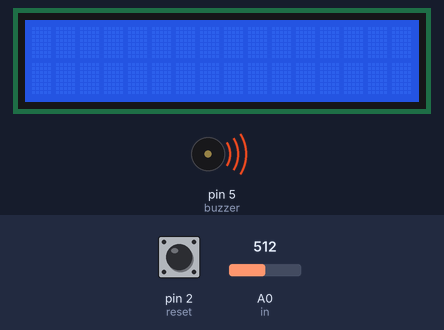
Simulated run of this sketch. Board: Arduino Uno, built with avr-gcc and run on an emulated ATmega328P. On the bench: 16×2 character LCD, buzzer (waves = sounding, pin HIGH). The test bench sets the inputs (shaded band); at power-on: A0 (in) = 512, pin 2 (reset) LOW. What the sketch prints to the serial monitor is not drawn.

Above: at 1.2 s.
1.3 s: A0 (in) set to 7
2.8 s: A0 (in) set to 4
At 4.3 s:
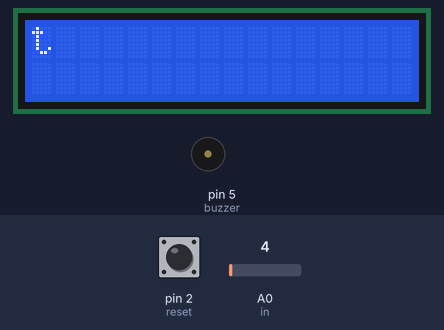
4.8 s: A0 (in) set to 26
At 5.5 s:
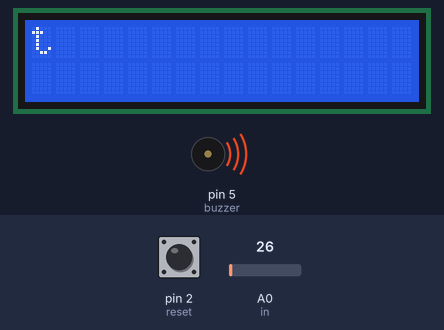
6.3 s: A0 (in) set to 0
At 8.0 s:
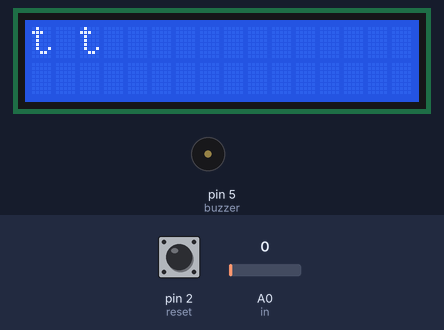
8.3 s: pin 2 (reset) pulled HIGH for 0.15 s
At 9.2 s:
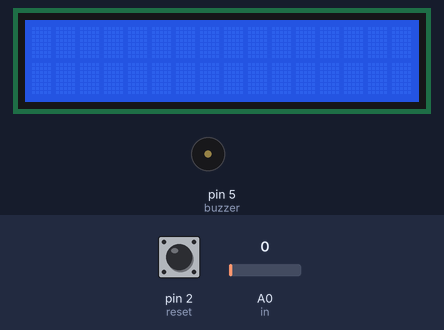
Timing chart, 0 to 11.3 s (numbered marks = the images above; inputs shaded):
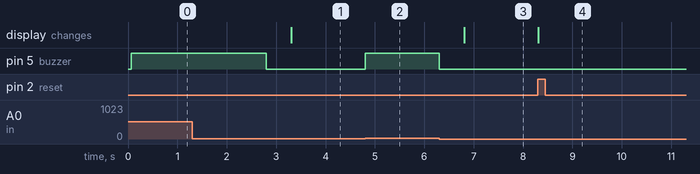

The sketch:

LCD_MorseCode.ino
```cpp
// LCD MORSE

#include <LiquidCrystal.h>
int rs=7;
int en=8;
int d4=9;
int d5=10;
int d6=11;
int d7=12;
LiquidCrystal lcd(rs, en, d4, d5, d6, d7);
int CURSOR_POSITION=0;
int ROW=0;

// TODO:
//    [x] dictionary pulses to letters
//    [x] print to LCD
//    [x] overflow LCD 1st line to next
//    [x] automatically clear 1st line if 2nd is filled?
//    [] implement reset button
//    [] buzzer? (optional)
//    [x] circuit diagram


int in = A0;
int reset = 2;
String chr = "";
int buzzer = 5;

struct Map {
  String key;
  String value;
};

Map morse[] = {
  {".-", "a"},
  {"-...", "b"},
  {"-.-.", "c"},
  {"-..", "d"},
  {".", "e"},
  {"..-.", "f"},
  {"--.", "g"},
  {"....", "h"},
  {"..", "i"},
  {".---", "j"},
  {"-.-", "k"},
  {".-..", "l"},
  {"--", "m"},
  {"-.", "n"},
  {"---", "o"},
  {".--.", "p"},
  {"--.-", "q"},
  {".-.", "r"},
  {"...", "s"},
  {"-", "t"},
  {"..-", "u"},
  {"...-", "v"},
  {".--", "w"},
  {"-..-", "x"},
  {"-.--", "y"},
  {"--..", "z"},
};

String getValue(String key) {
  for (int i = 0; i < sizeof(morse) / sizeof(Map); i++) {
    if (morse[i].key == key) {
      return morse[i].value;
    }
  }
  return ""; // Not found
}


void parsePulse(int start, int duration,int pulse){
  while (pulse){
    duration = millis() - start;
    pulse = (analogRead(in) > 5);
  }
  if(duration > 20 && duration < 200)
    chr += "."; // Serial.print(".");
  else if (duration >=200)
    chr += "-"; // Serial.print("-");
  Serial.print(duration);
}

void checkReset(){
  // Serial.print(digitalRead(reset));
  if(digitalRead(reset)>0){
    Serial.print(" Reset! ");
    resetLCD();
  }
}

void resetLCD(){
  lcd.clear();
  lcd.setCursor(0,ROW);
}


void setup() {
  lcd.begin(16,2);
  Serial.begin(9600);
  pinMode(A0,INPUT);
  pinMode(reset,INPUT);
  pinMode(buzzer,OUTPUT);
  Serial.println(""); // newline for fresh test
}

void loop() {
  int pulse = (analogRead(in) > 5);
  int spaceStart = millis();
  while (!pulse){
    pulse = (analogRead(in)> 5);
    digitalWrite(buzzer,LOW);
    checkReset();
    delay(5);
  }
  digitalWrite(buzzer,HIGH);
  int space = millis() - spaceStart;
  if (space > 1300){
    Serial.print(" "); // print a space if a "long enough" delay has occured
    lcd.print(" ");
    CURSOR_POSITION++;
  }

  int start = millis();
  int duration = 0;

  parsePulse(start, duration, pulse);

  int timeoutStart = millis();
  int timeout = 0;
  pulse = 0;

  while (!pulse && timeout < 500){
    digitalWrite(buzzer,LOW);
    delay(10); // mitigate bounce effects
    checkReset();
    pulse = (analogRead(in) > 5);
    timeout = millis() - timeoutStart;
    if (pulse){
      digitalWrite(buzzer,HIGH);
      parsePulse(millis(),0,pulse);
      timeoutStart = millis();
      timeout = 0;
      pulse = 0;
    }
  }

  Serial.print(getValue(chr)); // space for new char
  if (chr != ""){
    lcd.print(getValue(chr));
    CURSOR_POSITION++;
  }
  if (CURSOR_POSITION >= 16){
    ROW = (ROW+1)%2;
    if (ROW==0)
      lcd.clear();
    lcd.setCursor(0,ROW);
    CURSOR_POSITION=0;
  }

  chr = "";
}
```

Measured:
- the behaviour switches between 6 and 5 on A0 (in) (found by bisection; images 0 and 1)
- after the input at 1.3 s, every drawn part: stays the same
- after the input at 2.8 s, pin 5 (buzzer): HIGH → LOW at once; the display: changes after 0.51 s (image 1)
- after the input at 4.8 s, pin 5 (buzzer): LOW → HIGH at once
- after the input at 6.3 s, pin 5 (buzzer): HIGH → LOW at once; the display: changes after 0.51 s (image 3)
- after the input at 8.3 s, the display: changes at once (image 4)
